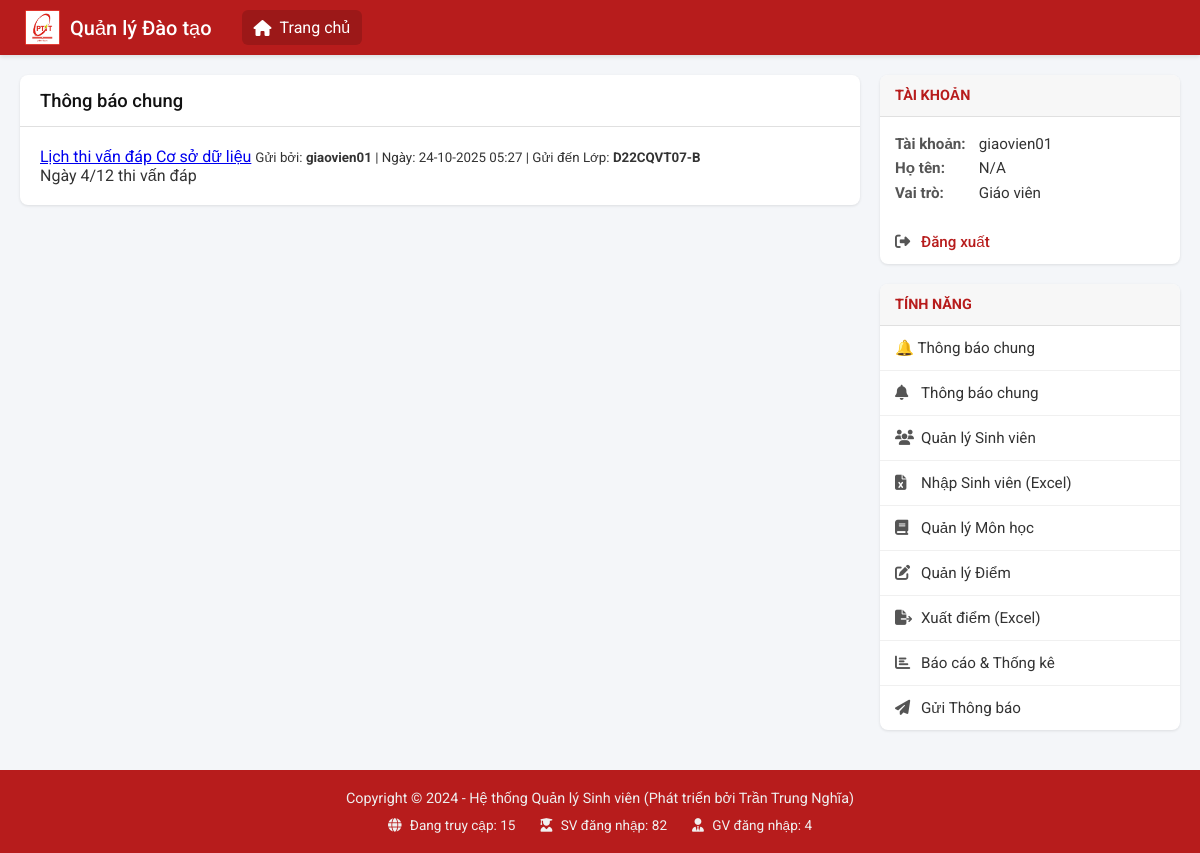
Page /admin/dashboard (signed in) on the earlier database version.
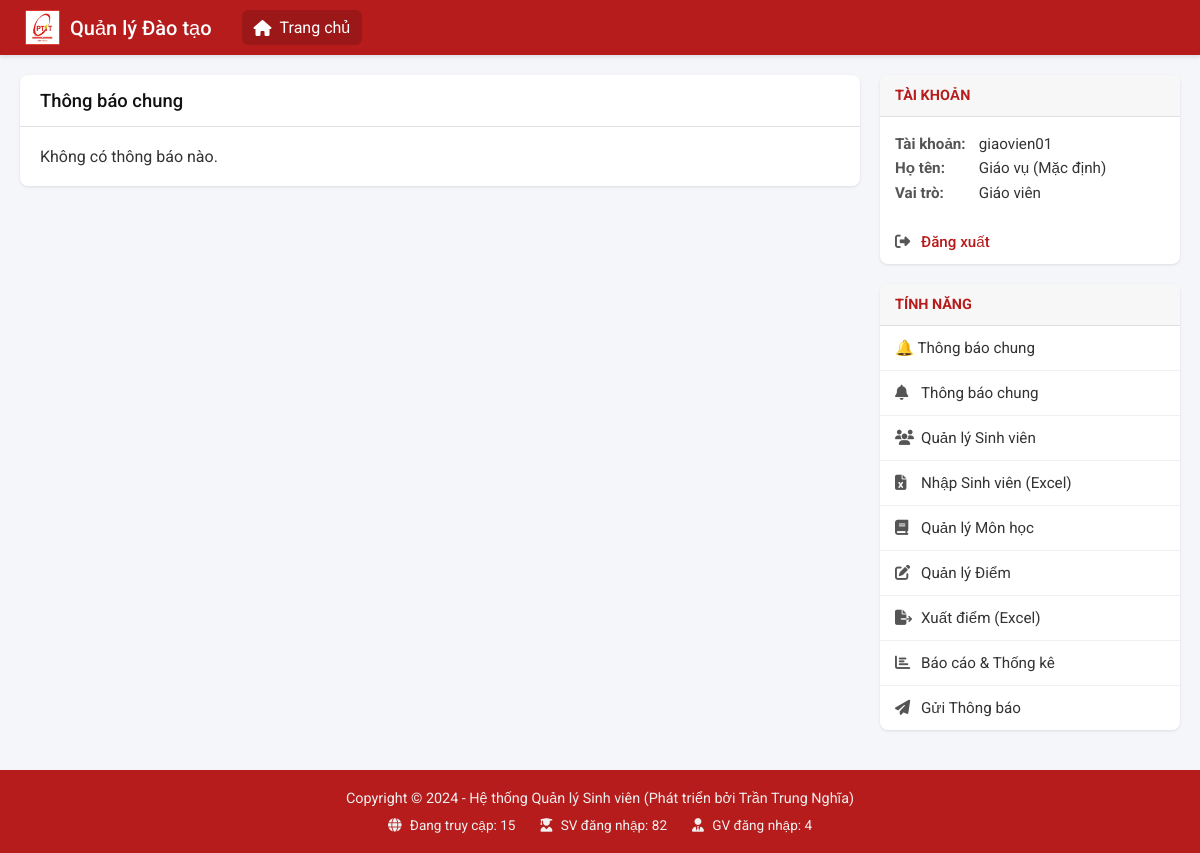
Same page on the later database version.
### api/index.py (models this page shows, shortened)
class ThongBao(db.Model):
    __tablename__ = 'thong_bao'
    id = db.Column(db.Integer, primary_key=True)
    tieu_de = db.Column(db.String(200), nullable=False)
    noi_dung = db.Column(db.Text, nullable=False)
    ngay_gui = db.Column(db.DateTime(timezone=True), server_default=func.now())
    ma_gv = db.Column(db.String(50), db.ForeignKey('tai_khoan.username'), nullable=False)
    lop_nhan = db.Column(db.String(50), nullable=False)
    nguoi_gui = db.relationship('TaiKhoan', backref='thong_bao_da_gui', foreign_keys=[ma_gv])

class TaiKhoan(UserMixin, db.Model):
    __tablename__ = 'tai_khoan'
    username = db.Column(db.String(50), primary_key=True)
    password = db.Column(db.String(255), nullable=False)
    vai_tro = db.Column(db.Enum(VaiTroEnum), nullable=False)

class GiaoVien(db.Model):
    __tablename__ = 'giao_vien'
    ma_gv = db.Column(db.String(50), db.ForeignKey('tai_khoan.username', ondelete='CASCADE'), primary_key=True)
    ho_ten = db.Column(db.String(100), nullable=False, default='Giáo viên')
    gioi_tinh = db.Column(db.String(10), nullable=True)
    ngay_sinh = db.Column(db.Date, nullable=True)
    so_dien_thoai = db.Column(db.String(20), nullable=True)
    email = db.Column(db.String(150), unique=True, nullable=True)
    dia_chi = db.Column(db.String(255), nullable=True)
    anh_dai_dien = db.Column(db.String(255), nullable=True)
    bo_mon_khoa = db.Column(db.String(100), nullable=True)
    chuc_vu = db.Column(db.String(100), nullable=True)
    trinh_do_hoc_van = db.Column(db.String(100), nullable=True)
    linh_vuc = db.Column(db.Text, nullable=True)
    mon_hoc_phu_trach = db.Column(db.Text, nullable=True)
    so_nam_kinh_nghiem = db.Column(db.Integer, nullable=True)
    tai_khoan = db.relationship('TaiKhoan',
                                backref=db.backref('giao_vien', uselist=False, cascade='all, delete-orphan'),
                                foreign_keys=[ma_gv])

### api/index.py (the view)
@app.route('/admin/dashboard')
@login_required
@role_required(VaiTroEnum.GIAOVIEN)
def admin_dashboard():
    announcements = ThongBao.query.order_by(ThongBao.ngay_gui.desc()).limit(15).all()
    return render_template('admin_dashboard.html', announcements=announcements)

### api/index.py (called while the page is built)
@login_manager.user_loader
def load_user(user_id):
    return TaiKhoan.query.get(user_id)

def role_required(vai_tro_enum):
    def decorator(f):
        @wraps(f)
        def decorated_function(*args, **kwargs):
            if not current_user.is_authenticated:
                return redirect(url_for('login'))
            if current_user.vai_tro != vai_tro_enum:
                abort(403)
            return f(*args, **kwargs)
        return decorated_function
    return decorator

### templates/admin_dashboard.html (shortened to what this page needs)
{% extends "_layout.html" %}
{% block content %}
<div class="card">
    <div class="card-header">
        Thông báo chung
    </div>
    <div class="card-body notification-list">
        {% if announcements %}
            {% for msg in announcements %}
            <div class="notification-item">
                <a href="#">{{ msg.tieu_de }}</a>
                <small>
                    Gửi bởi: <strong>{{ msg.ma_gv }}</strong> |
                    Ngày: {{ msg.ngay_gui.strftime('%d-%m-%Y %H:%M') }} |
                    Gửi đến Lớp: <strong>{{ msg.lop_nhan }}</strong>
                </small>
                <p class="content">
                    {{ msg.noi_dung | safe }}
                </p>
            </div>
            {% endfor %}
        {% else %}
            <p>Không có thông báo nào.</p>
        {% endif %}
    </div>
</div>
{% endblock %}

### templates/_layout.html (shortened to what this page needs)
<!DOCTYPE html>
<html lang="vi">
<head>
    <link rel="stylesheet" href="https://cdnjs.cloudflare.com/ajax/libs/font-awesome/6.5.1/css/all.min.css">
</head>
<body>
    <header class="app-header">
        <div class="header-logo">
            <img src="{{ url_for('static', filename='logo.png') }}" alt="Logo">
            <a href="{{ url_for('home') }}" class="header-logo-text">Quản lý Đào tạo</a>
        </div>
        <nav class="header-nav">
            <a href="{{ url_for('home') }}" class="active">
                <i class="fa-solid fa-house"></i>
                <span>Trang chủ</span>
            </a>
            </nav>
    </header>
    <div class="app-container">
        <main class="main-content">
            {% block content %}{% endblock %}
        </main>
        <aside class="sidebar-right">
    {% if current_user.is_authenticated %}
        <div class="sidebar-group">
            <h3 class="sidebar-header">Tài khoản</h3>
            <div class="sidebar-content">
                <strong>Tài khoản:</strong> {{ current_user.username }}<br>
                <strong>Họ tên:</strong>
                        {% if current_user.sinh_vien %}
                            {{ current_user.sinh_vien.ho_ten }}
                        {% elif current_user.giao_vien %}
                            {{ current_user.giao_vien.ho_ten }}
                        {% else %}
                            N/A
                        {% endif %}
                        <br>
                <strong>Vai trò:</strong> {{ 'Sinh viên' if current_user.vai_tro.value == 'SINHVIEN' else 'Giáo viên' }}
            </div>
            <nav class="sidebar-nav">
                <a href="{{ url_for('logout') }}" class="logout-link">
                    <i class="fa-solid fa-right-from-bracket"></i>
                    Đăng xuất
                </a>
            </nav>
        </div>
        <div class="sidebar-group">
            <h3 class="sidebar-header">Tính năng</h3>
            <nav class="sidebar-nav">
            {% if current_user.vai_tro.value == 'SINHVIEN' %}
                <a href="{{ url_for('student_dashboard') }}"><i class="fa-solid fa-bell"></i> Thông báo</a>
                <a href="{{ url_for('student_profile') }}"><i class="fa-solid fa-user-pen"></i> Thông tin cá nhân</a>
                <a href="#"><i class="fa-solid fa-book-open"></i> Chương trình học</a>
                <a href="{{ url_for('student_grades') }}"><i class="fa-solid fa-chart-simple"></i> Xem điểm & GPA</a>
                <a href="#"><i class="fa-solid fa-calendar-days"></i> Xem lịch học</a>
                <a href="#"><i class="fa-solid fa-file-pen"></i> Đăng ký môn học</a>
            {% elif current_user.vai_tro.value == 'GIAOVIEN' %}
<a href="{{ url_for('thong_bao_chung') }}">🔔 Thông báo chung</a>
                   <a href="{{ url_for('admin_dashboard') }}"><i class="fa-solid fa-bell"></i> Thông báo chung</a>
                    <a href="{{ url_for('admin_manage_students') }}"><i class="fa-solid fa-users"></i> Quản lý Sinh viên</a>
                    <a href="{{ url_for('admin_import_students') }}"><i class="fa-solid fa-file-excel"></i> Nhập Sinh viên (Excel)</a>
                    <a href="{{ url_for('admin_manage_courses') }}"><i class="fa-solid fa-book"></i> Quản lý Môn học</a>
                    <a href="{{ url_for('admin_manage_grades') }}"><i class="fa-solid fa-pen-to-square"></i> Quản lý Điểm</a>
                    <a href="{{ url_for('admin_export_grades') }}" class="nav-link"><i class="fa-solid fa-file-export"></i> Xuất điểm (Excel)</a>
                    <a href="{{ url_for('admin_reports_index') }}"><i class="fa-solid fa-chart-bar"></i> Báo cáo & Thống kê</a>
                    <a href="{{ url_for('admin_send_notification') }}"><i class="fa-solid fa-paper-plane"></i> Gửi Thông báo</a>
                {% endif %}
            </nav>
        </div>
    {% endif %}
</aside>
    </div>
    <footer class="app-footer">
        <p>Copyright &copy; 2024 - Hệ thống Quản lý Sinh viên (Phát triển bởi Trần Trung Nghĩa)</p>
        <div class="footer-stats">
            <span><i class="fa-solid fa-globe"></i> Đang truy cập: 15</span>
            <span><i class="fa-solid fa-user-graduate"></i> SV đăng nhập: 82</span>
            <span><i class="fa-solid fa-user-tie"></i> GV đăng nhập: 4</span>
        </div>
    </footer>
</body>
</html>

### templates/_layout.html (style rules this page uses)
:root { --primary-color: #b71c1c; --light-gray: #f4f6f9; --border-color: #e0e0e0; --card-shadow: 0 1px 3px rgba(0,0,0,0.1); }
* { box-sizing: border-box; margin: 0; padding: 0; }
html { height: 100%; }
body { font-family: 'Roboto', sans-serif; background-color: var(--light-gray); display: flex; flex-direction: column; min-height: 100vh; color: #333; }
.app-header { background-color: var(--primary-color); color: white; padding: 0 25px; display: flex; align-items: center; height: 55px; box-shadow: 0 2px 4px rgba(0,0,0,0.1); }
.header-logo { display: flex; align-items: center; gap: 10px; }
.header-logo img { height: 35px; }
.header-logo-text { font-size: 1.25rem; font-weight: 500; color: white; text-decoration: none; }
.header-nav { margin-left: 30px; display: flex; gap: 15px; }
.header-nav a { color: white; text-decoration: none; font-size: 1rem; display: flex; align-items: center; gap: 8px; padding: 8px 12px; border-radius: 6px; transition: background-color 0.2s; }
.header-nav a:hover, .header-nav a.active { background-color: rgba(0,0,0,0.15); }
.app-container { display: flex; flex: 1; width: 100%; max-width: 1400px; margin: 20px auto; gap: 20px; padding: 0 20px; }
.main-content { flex: 3; min-width: 0; }
.sidebar-right { flex: 1; min-width: 300px; }
.app-footer { background-color: var(--primary-color); color: #eee; padding: 20px; text-align: center; font-size: 0.9rem; margin-top: auto; }
.footer-stats { display: flex; justify-content: center; gap: 25px; margin-top: 10px; font-size: 0.85rem; color: #f0f0f0; }
.footer-stats span i { margin-right: 5px; }
.card { background: #fff; border-radius: 8px; box-shadow: var(--card-shadow); margin-bottom: 20px; overflow: hidden; }
.card-header { padding: 15px 20px; border-bottom: 1px solid var(--border-color); font-size: 1.15rem; font-weight: 500; color: #111; }
.card-body { padding: 20px; }
.sidebar-group { background: #fff; border-radius: 8px; box-shadow: var(--card-shadow); margin-bottom: 20px; overflow: hidden; }
.sidebar-header { background-color: #f7f7f7; border-bottom: 1px solid var(--border-color); color: var(--primary-color); padding: 12px 15px; margin: 0; font-size: 0.9em; font-weight: 700; text-transform: uppercase; }
.sidebar-content { padding: 15px; font-size: 0.95rem; line-height: 1.6; }
.sidebar-content strong { display: inline-block; min-width: 80px; color: #555; }
.sidebar-nav a { display: block; text-decoration: none; color: #333; padding: 13px 15px; border-bottom: 1px solid #f0f0f0; font-size: 0.95rem; transition: background-color 0.2s; display: flex; align-items: center; gap: 10px; }
.sidebar-nav a i { color: #555; width: 16px; }
.sidebar-nav a:last-child { border-bottom: none; }
.sidebar-nav a.logout-link { color: var(--primary-color); font-weight: 500; }

Differences in the rows shown:
removed ThongBao: tieu_de "Lịch thi vấn đáp Cơ sở dữ liệu", ma_gv "giaovien01", ngay_gui "24-10-2025 05:27", lop_nhan "D22CQVT07-B", noi_dung "Ngày 4/12 thi vấn đáp"
added GiaoVien: giao_vien.ho_ten "Giáo vụ (Mặc định)"
Other differences:
text no longer shown: "N/A"
text now shown: "Không có thông báo nào."
